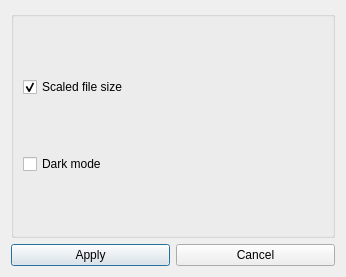
<?xml version="1.0" encoding="UTF-8"?>
<ui version="4.0">
 <class>SettingsDialog</class>
 <widget class="QDialog" name="SettingsDialog">
  <property name="windowModality">
   <enum>Qt::ApplicationModal</enum>
  </property>
  <property name="geometry">
   <rect>
    <x>0</x>
    <y>0</y>
    <width>346</width>
    <height>277</height>
   </rect>
  </property>
  <property name="windowTitle">
   <string>Settings</string>
  </property>
  <property name="modal">
   <bool>true</bool>
  </property>
  <layout class="QVBoxLayout" name="verticalLayout">
   <item>
    <widget class="QGroupBox" name="groupBox_Settings">
     <property name="sizePolicy">
      <sizepolicy hsizetype="Preferred" vsizetype="MinimumExpanding">
       <horstretch>0</horstretch>
       <verstretch>0</verstretch>
      </sizepolicy>
     </property>
     <property name="title">
      <string/>
     </property>
     <layout class="QVBoxLayout" name="verticalLayout_2">
      <item>
       <widget class="QCheckBox" name="checkBox_ScaledFileSize">
        <property name="toolTip">
         <string>&lt;html&gt;&lt;head/&gt;&lt;body&gt;&lt;p&gt;If checked, 1000 bytes will be displayed as 1KB and so on.&lt;/p&gt;&lt;/body&gt;&lt;/html&gt;</string>
        </property>
        <property name="text">
         <string>Scaled file size</string>
        </property>
        <property name="checked">
         <bool>true</bool>
        </property>
       </widget>
      </item>
      <item>
       <widget class="QCheckBox" name="checkBox_DarkMode">
        <property name="text">
         <string>Dark mode</string>
        </property>
       </widget>
      </item>
     </layout>
    </widget>
   </item>
   <item>
    <layout class="QHBoxLayout" name="_horizontalLayout">
     <item>
      <widget class="QPushButton" name="pushButton_Apply">
       <property name="text">
        <string>Apply</string>
       </property>
      </widget>
     </item>
     <item>
      <widget class="QPushButton" name="pushButton_Cancel">
       <property name="text">
        <string>Cancel</string>
       </property>
      </widget>
     </item>
    </layout>
   </item>
  </layout>
 </widget>
 <resources/>
 <connections/>
</ui>
